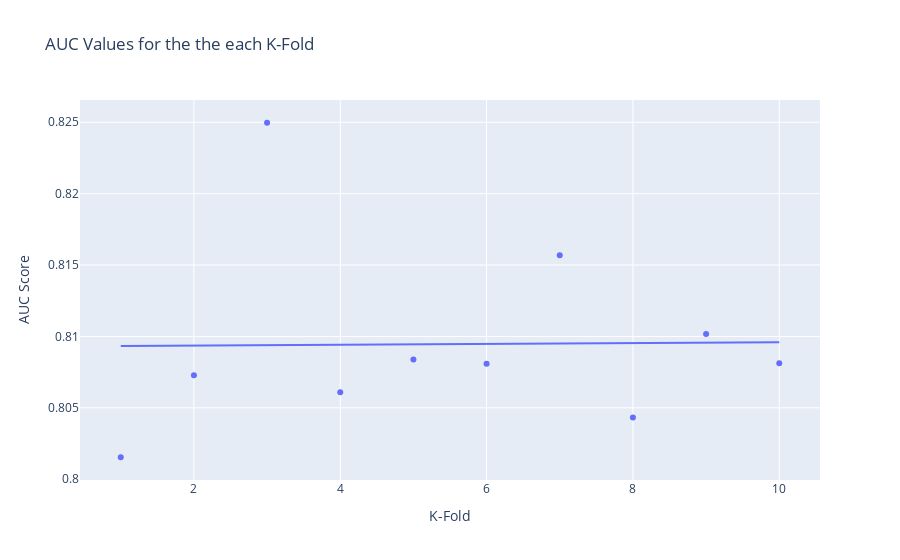

Notebook code for this chart:
### Code cell
x_axis = [i for i in range(1, num_of_folds + 1)]
fig = px.scatter( x = x_axis, y = auc_roc_scores,
                 labels = {"x": "K-Fold", "y": "AUC Score"},
                 trendline = 'ols',
                 title = 'AUC Values for the the each K-Fold' # add title parameter
)

fig.show()

### Figure 1 — Plotly figure (JSON) as saved in the notebook; plotly's stock layout.template omitted (floating-point values rounded to 4 significant figures)
{"data": [{"hovertemplate": "K-Fold=%{x}<br>AUC Score=%{y}<extra></extra>", "legendgroup": "", "marker": {"color": "#636efa", "symbol": "circle"}, "mode": "markers", "name": "", "orientation": "v", "showlegend": false, "type": "scatter", "x": [1, 2, 3, 4, 5, 6, 7, 8, 9, 10], "xaxis": "x", "y": [0.8015, 0.8073, 0.825, 0.8061, 0.8084, 0.8081, 0.8157, 0.8043, 0.8102, 0.8081], "yaxis": "y"}, {"hovertemplate": "<b>OLS trendline</b><br>y = 2.84499e-05 * x + 0.809306<br>R<sup>2</sup>=0.000171<br><br>K-Fold=%{x}<br>AUC Score=%{y} <b>(trend)</b><extra></extra>", "legendgroup": "", "marker": {"color": "#636efa", "symbol": "circle"}, "mode": "lines", "name": "", "showlegend": false, "type": "scatter", "x": [1, 2, 3, 4, 5, 6, 7, 8, 9, 10], "xaxis": "x", "y": [0.8093, 0.8094, 0.8094, 0.8094, 0.8094, 0.8095, 0.8095, 0.8095, 0.8096, 0.8096], "yaxis": "y"}], "layout": {"legend": {"tracegroupgap": 0}, "title": {"text": "AUC Values for the the each K-Fold"}, "xaxis": {"anchor": "y", "domain": [0, 1], "title": {"text": "K-Fold"}}, "yaxis": {"anchor": "x", "domain": [0, 1], "title": {"text": "AUC Score"}}}}
